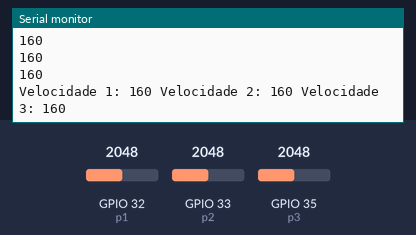
A sketch run on a simulated ESP32. Shown: the last lines printed to the serial monitor. The inputs (shaded band) are chosen by the test bench; at power-on: GPIO 32 (p1) = 2048, GPIO 33 (p2) = 2048, GPIO 35 (p3) = 2048. WiFi joins after 1.5 s; servers stay silent unless stated; no MQTT or app messages arrive unless stated.

Above: at 2.3 s.
2.4 s: GPIO 32 (p1) set to 2866
At 3.0 s:
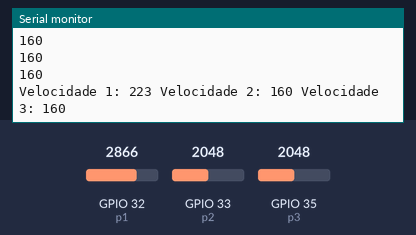
3.9 s: GPIO 33 (p2) set to 2866
At 4.5 s:
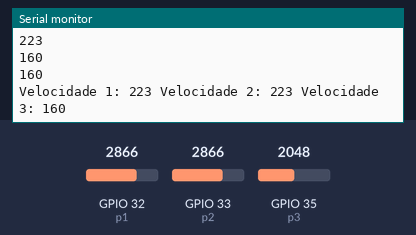
5.4 s: GPIO 35 (p3) set to 2866
At 6.0 s:
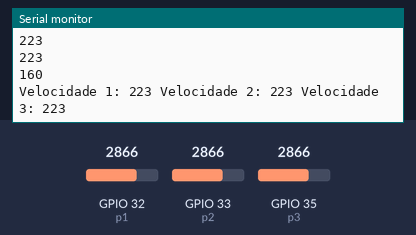
6.9 s: GPIO 32 (p1) set to 3603
At 7.5 s:
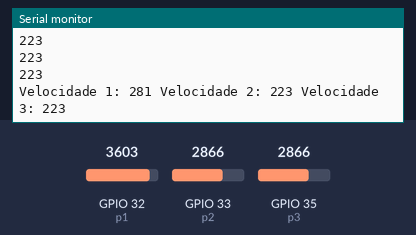
8.4 s: GPIO 33 (p2) set to 3603
At 9.0 s:
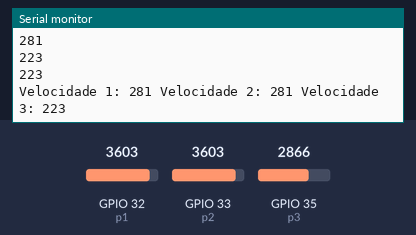
9.9 s: GPIO 35 (p3) set to 3603
At 10.5 s:
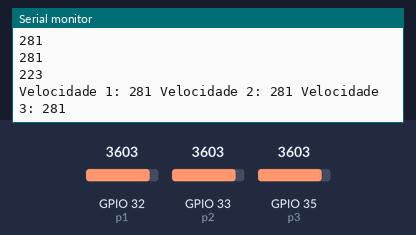
Timing chart, 0 to 12.4 s (numbered marks = the images above; inputs shaded):
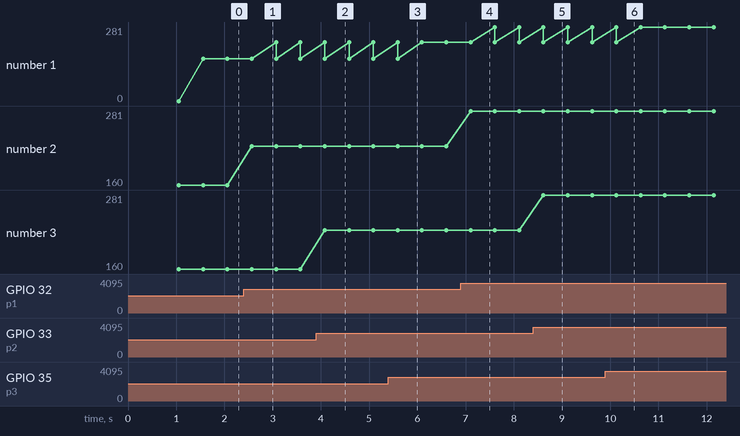

The sketch:

sketch_sep29a.ino
```cpp
#include <WiFi.h>
#include <PubSubClient.h>
#include <vector>


const char* ssid = "TP-Link_E716"; //Nome da rede WiFI
const char* password = "08334404"; // Senha da rede
const char* IP_MQTT = "4.228.225.124"; //IP do servidor do MQTT broker


WiFiClient espClient;
PubSubClient client(espClient);

std::vector<int> velocidade_max; //lista das velocidades maximas

//variaveis potenciometros

int p1 = 32;
int p2 = 33;
int p3 = 35;


//função conexão ao wifi

void connectWifi(){

  if (WiFi.status() != WL_CONNECTED){
    WiFi.begin(ssid, password);

    if (WiFi.status() == WL_CONNECTED){
      Serial.println("Conectado a Rede WIFI");
    }
  }


}


void setup() {
  pinMode(p1, INPUT);
  pinMode(p2, INPUT);
  pinMode(p3,INPUT);
  Serial.begin(115200);
  connectWifi();
  velocidade_max.push_back(0);
  velocidade_max.push_back(0);
  velocidade_max.push_back(0);
  client.setServer(IP_MQTT, 1883);
}

void loop() {

  //conexão ao broker
  if (!client.connected()){
    Serial.print(".");
    client.connect("device001");
    delay(1000);
    if (client.connected()){
      Serial.println("Dispositivo conectado ao broker");
    }
  }


  //leitura dos potenciometros

  int velocidade = analogRead(p1);
  int velocidade_2 = analogRead(p2);
  int velocidade_3 = analogRead(p3);


  //ajustando valores
  velocidade_2 = map(velocidade_2, 0, 4095, 0, 320);
  velocidade_3 = map(velocidade_3, 0, 4095, 0, 320);
  velocidade = map(velocidade, 0, 4095, 0, 320);


  for (int i = 0; i < velocidade_max.size(); i++){
    Serial.println(velocidade_max[i]);
  }

  //Armazenamento dos picos de velocidade

  if (velocidade > velocidade_max[0]){
    velocidade_max[0] = velocidade;
  }
  if (velocidade_2 > velocidade_max[1]){
    velocidade_max[1] = velocidade_2;
  }
  if (velocidade_3 > velocidade_max[2]){
    velocidade_max[2] = velocidade_3;
  }

  Serial.println("Velocidade 1: " + String(velocidade) + " Velocidade 2: " + String(velocidade_2) + " Velocidade 3: " + String(velocidade_3));


  //Convertendo os valores
  String mensagem_2 = String(velocidade_2);
  String mensagem_3 = String(velocidade_3);
  String mensagem = String(velocidade);
  String velocidade_max_1 = String(velocidade_max[0]);
  String velocidade_max_2 = String(velocidade_max[1]);
  String velocidade_max_3 = String(velocidade_max[2]);


  //publicando valores ao broker
  client.publish("/TEF/device001/attrs/velocidade_2", mensagem_2.c_str());
  client.publish("/TEF/device001/attrs/velocidade_3", mensagem_3.c_str());
  client.publish("/TEF/device001/attrs/velocidade_1", mensagem.c_str());
  client.publish("/TEF/device001/attrs/velocidade_max_1", velocidade_max_1.c_str());
  client.publish("/TEF/device001/attrs/velocidade_max_2", velocidade_max_2.c_str());
  client.publish("/TEF/device001/attrs/velocidade_max_3", velocidade_max_3.c_str());

  delay(500);
  client.loop();
}
```

Measured:
- after the input at 2.4 s, the serial monitor: prints a new line after 0.17 s (image 1)
- after the input at 3.9 s, the serial monitor: prints a new line after 0.18 s (image 2)
- after the input at 5.4 s, the serial monitor: prints a new line after 0.19 s (image 3)
- after the input at 6.9 s, the serial monitor: prints a new line after 0.20 s (image 4)
- after the input at 8.4 s, the serial monitor: prints a new line after 0.21 s (image 5)
- after the input at 9.9 s, the serial monitor: prints a new line after 0.23 s (image 6)
- plotted number 2: 160 → 223 after the input at 2.4 s, 223 → 281 after the input at 6.9 s
